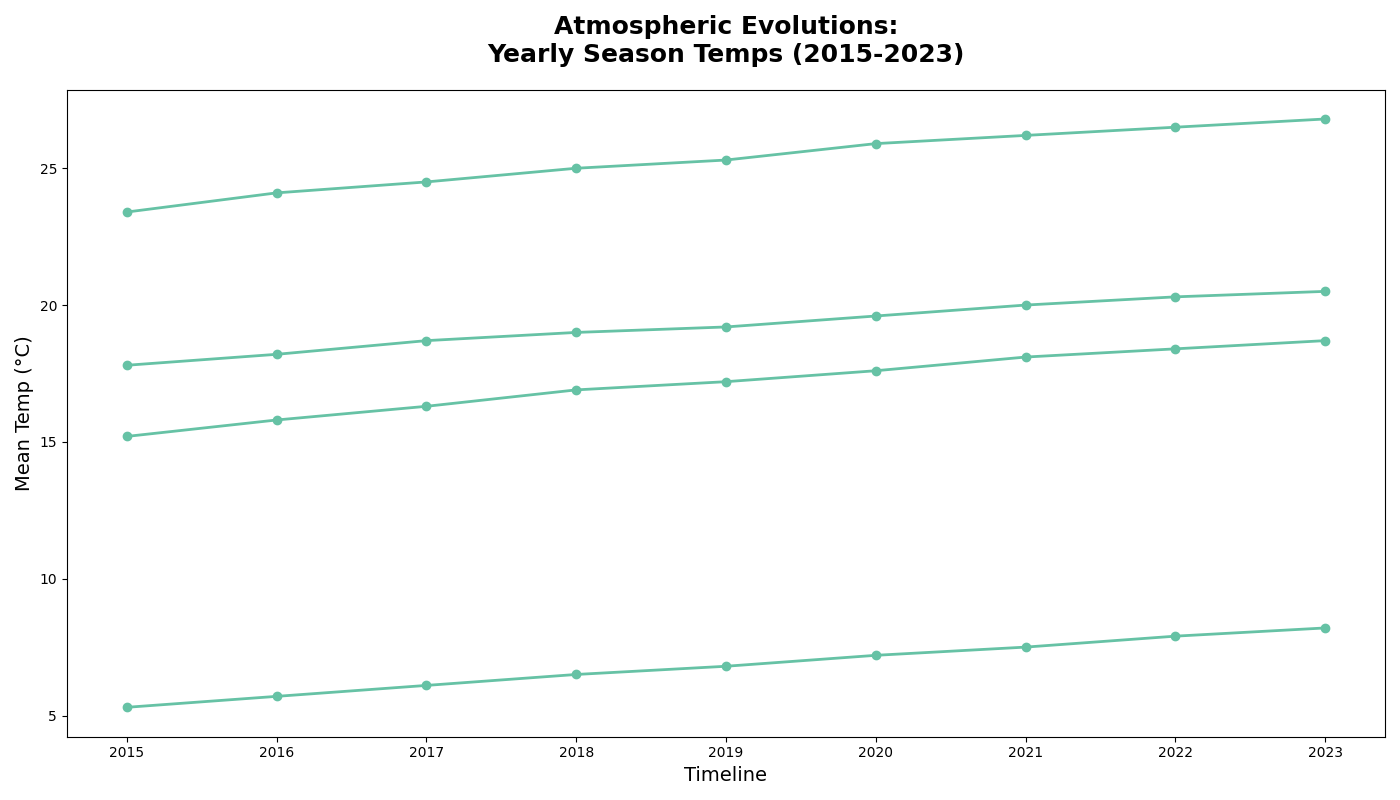

Reproduce this figure in Python.
import matplotlib.pyplot as plt
import numpy as np

years = np.array([2015, 2016, 2017, 2018, 2019, 2020, 2021, 2022, 2023])
spring_temps = np.array([15.2, 15.8, 16.3, 16.9, 17.2, 17.6, 18.1, 18.4, 18.7])
summer_temps = np.array([23.4, 24.1, 24.5, 25.0, 25.3, 25.9, 26.2, 26.5, 26.8])
autumn_temps = np.array([17.8, 18.2, 18.7, 19.0, 19.2, 19.6, 20.0, 20.3, 20.5])
winter_temps = np.array([5.3, 5.7, 6.1, 6.5, 6.8, 7.2, 7.5, 7.9, 8.2])

single_color = '#66c2a5'  # Consistent color for all data groups

plt.figure(figsize=(14, 8))

plt.plot(years, spring_temps, color=single_color, marker='o', linestyle='-', linewidth=2, markersize=6)
plt.plot(years, summer_temps, color=single_color, marker='o', linestyle='-', linewidth=2, markersize=6)
plt.plot(years, autumn_temps, color=single_color, marker='o', linestyle='-', linewidth=2, markersize=6)
plt.plot(years, winter_temps, color=single_color, marker='o', linestyle='-', linewidth=2, markersize=6)

plt.title('Atmospheric Evolutions:\nYearly Season Temps (2015-2023)', fontsize=18, fontweight='bold', pad=20)
plt.xlabel('Timeline', fontsize=14)
plt.ylabel('Mean Temp (°C)', fontsize=14)

plt.xticks(years)
plt.tight_layout()

plt.show()
